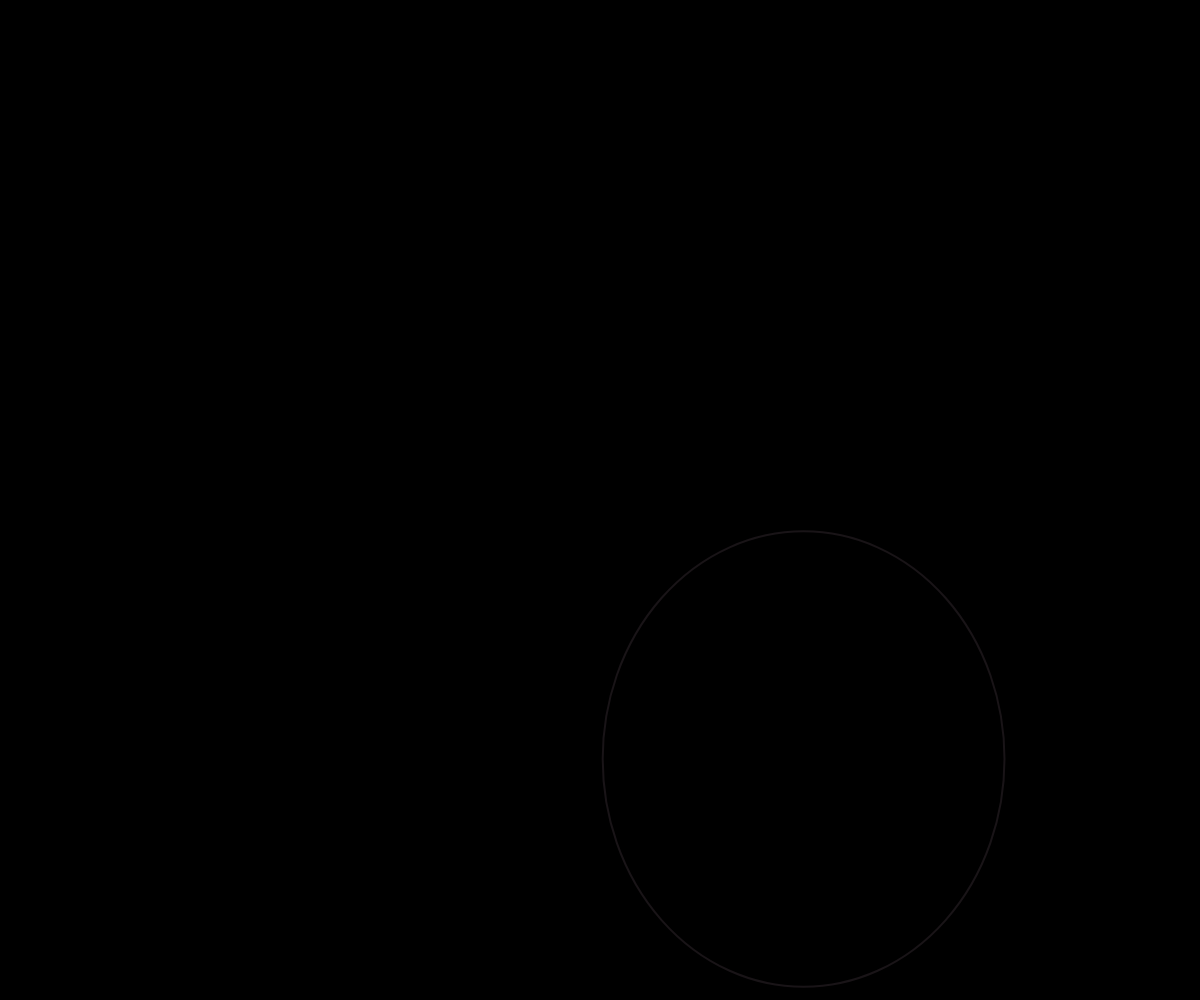
Frame 1 (no input)
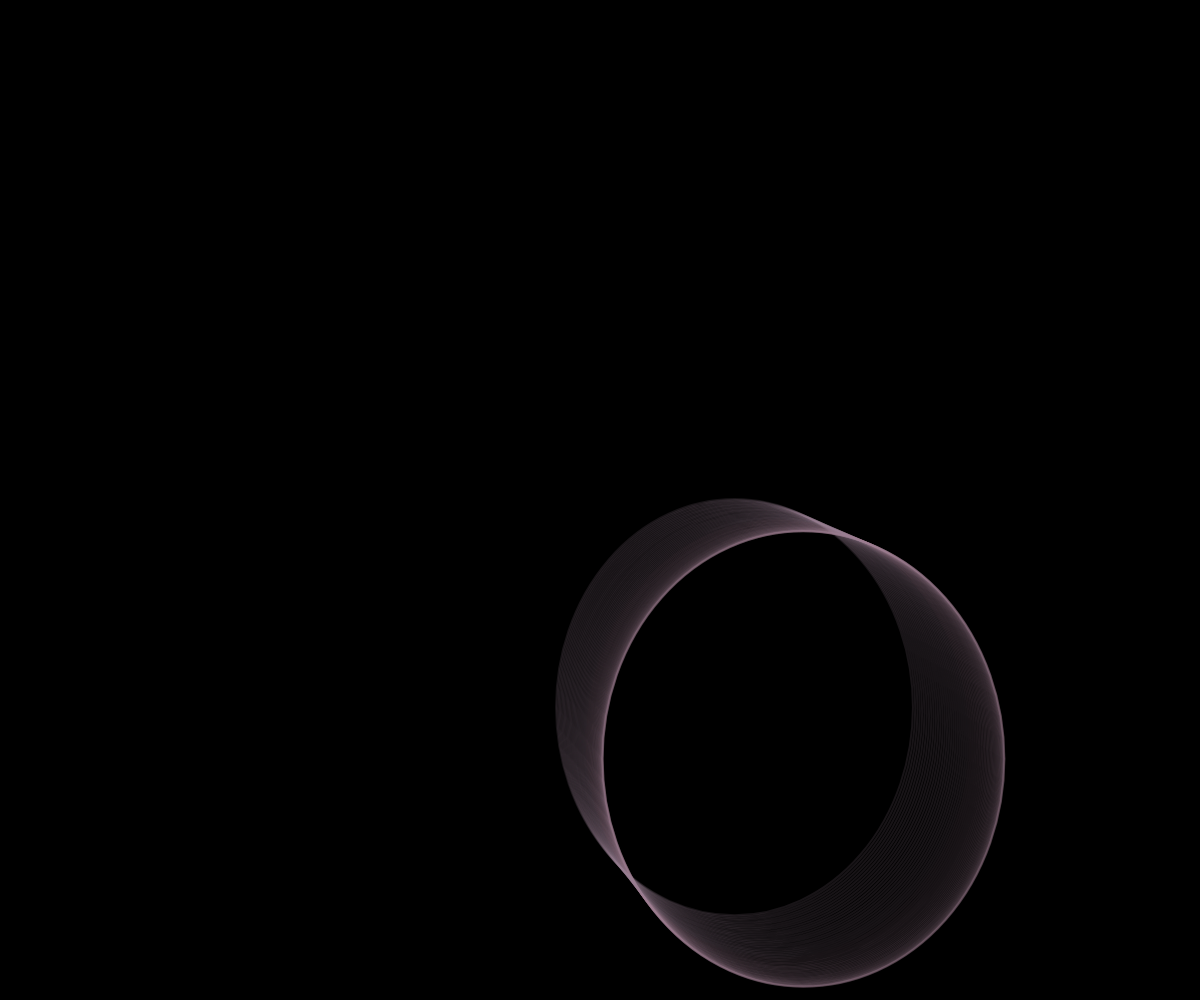
Frame 60 (no input)
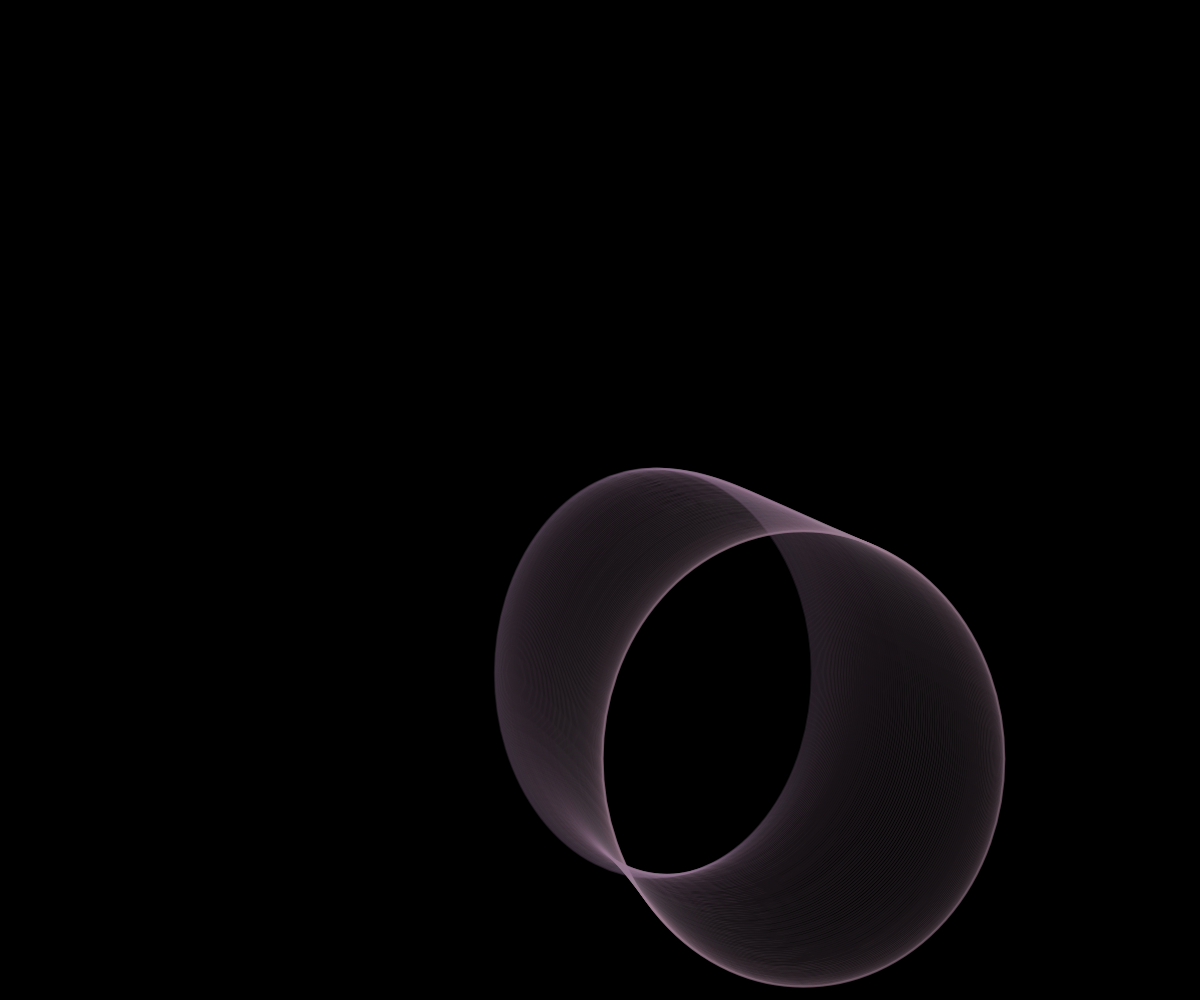
Frame 120 (the mouse pressed at the canvas centre since frame 60)

The p5.js sketch that drew these frames (run headless with seeded random() and noise() and a simulated clock; from frame 60 on, the mouse is pressed at the canvas centre):

// p5.js sketch
// ── sketch.js
// created by Mollie Lemm in Dec. 2018 for creative coding at the University of Montana.

// defining xoff starts for each of the different things.
let woff = 0;
let woff1 = 10000;
let xoff = 0;
let xoff1 = 10000;
let roff = 0;
let roff1 = 100000;
let roff2 = 1000;
let bgoff = 0;


// setup function
function setup() {
// creating a canvas
  createCanvas(windowWidth, windowHeight);
  background('black');
  strokeWeight(2);
  frameRate(60)
  ellipseMode(RADIUS);
}


function draw() {

// noise for the background color, so it stays withing a similar gradient.
push();
  let bg = map(noise(bgoff), 0, 1, 0, 25);
  bgoff += 0.001;
pop();

// noise for the location of the ellipse
push();
  let x = map(noise(xoff),0,1,0,width);
  let y = map(noise(xoff1),0,1,0,height);
  xoff += 0.0015;
  xoff1 += 0.0015;
pop();

// noise for the width and height of the ellipse
push();
  let w = map(noise(woff),0,1,0,300);
  let h = map(noise(woff1),0,1,0,300);
  woff += 0.0018;
  woff1 += 0.0018;
pop();

// noise to create a cool color gradient for the ellipse
push();
  let r = map(noise(roff), 0, 1, 0, 235);
  let g = map(noise(roff1), 0, 1, 20, 235);
  let b = map(noise(roff2), 0, 1, 20, 235);
  roff += 0.0006;
  roff1 += 0.0006;
  roff2 += 0.0006;
pop();

// drawing the ellipse using the variable defined above, with an alpha as well.
stroke(r,g,b, 40);
noFill();
ellipse(x,y,w,h);

// creating an if statement to restart the sketch at a perlin noise defined
// background color every 2000 frames.
if (frameCount % 2000 == 0) {
background(bg);
  }

}
